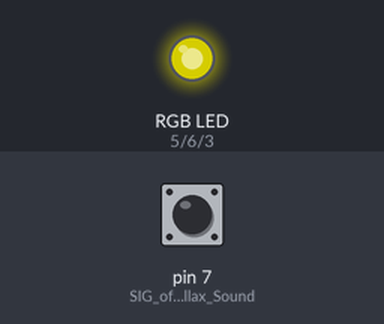
A sketch run on a simulated Arduino Uno, built with avr-gcc and run on an emulated ATmega328P. On the bench: an RGB LED mixed from three pins (HIGH = lit). The inputs (shaded band) are chosen by the test bench; at power-on: pin 7 (SIG_of_the_Parallax_Sound) HIGH. Dim RGB values are drawn brighter than linear.

Above: at 1.25 s.
1.3 s: pin 7 (SIG_of_the_Parallax_Sound) driven LOW
At 1.7 s:
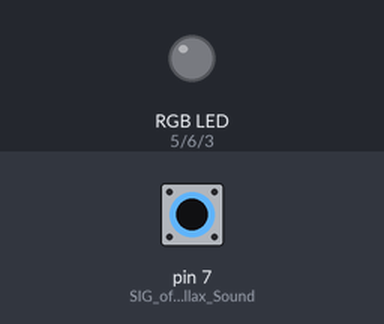
2.8 s: pin 7 (SIG_of_the_Parallax_Sound) driven HIGH
At 2.95 s:
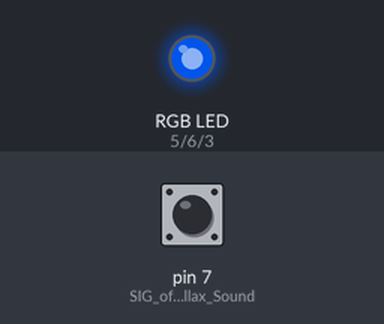
At 3.85 s:
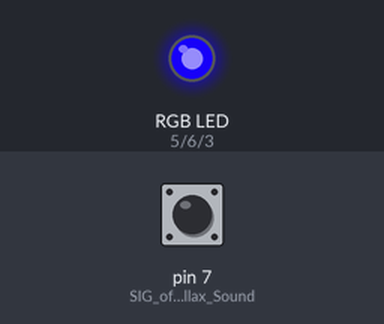
8.8 s: pin 7 (SIG_of_the_Parallax_Sound) pulsed LOW 2 times (0.12 s each, 0.3 s apart)
Timing chart, 0 to 23.9 s (numbered marks = the images above; inputs shaded):
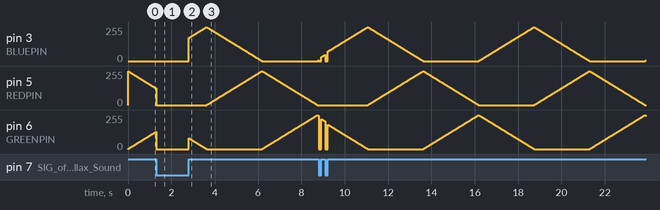

Measured:
- after the input at 1.3 s, pin 3 (BLUEPIN): stays 0/255 (without the input it goes to 1/255 after 1.3 s)
- after the input at 2.8 s, pin 5 (REDPIN): rises from 0/255 to 255/255 in 2.5 s, then falls to 0/255 in 2.6 s

The sketch:

Color_Reactive_Light_Strip.ino
```cpp
#define REDPIN 5
#define GREENPIN 6
#define BLUEPIN 3

#define BREAK 5
#define FADESPEED 10     // make this higher to slow down

void setup() {
  // Start off with the LED off.
  setColourRgb(0,0,0);
  pinMode(7,INPUT); //SIG of the Parallax Sound Impact Sensor connected to Digital Pin 7
}

void loop() {
  unsigned int rgbColour[3];
  boolean soundstate;

  // Start off with red.
  rgbColour[0] = 255;
  rgbColour[1] = 0;
  rgbColour[2] = 0;

  // Choose the colours to increment and decrement.
  for (int decColour = 0; decColour < 3; decColour += 1) {
    int incColour = decColour == 2 ? 0 : decColour + 1;

    // cross-fade the two colours.
    for(int i = 0; i < 255; i += 1) {
      rgbColour[decColour] -= 1;
      rgbColour[incColour] += 1;
      soundstate = digitalRead(7);
      if (soundstate == 0) {
        setColourRgb(LOW, LOW, LOW);
        delay(BREAK);
      }
      else {
        setColourRgb(rgbColour[0], rgbColour[1], rgbColour[2]);
        delay(FADESPEED);
      }
    }
  }
}

void setColourRgb(unsigned int red, unsigned int green, unsigned int blue) {
  analogWrite(REDPIN, red);
  analogWrite(GREENPIN, green);
  analogWrite(BLUEPIN, blue);
 }
```
